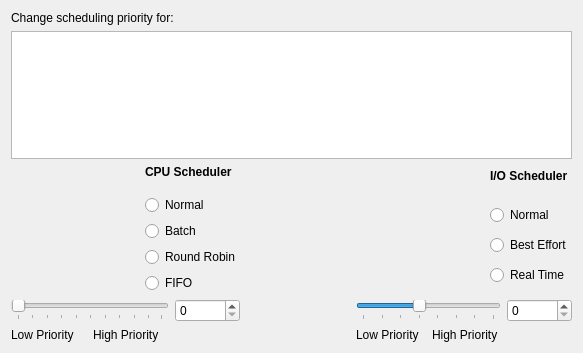
<ui version="4.0" >
 <class>ReniceDlgUi</class>
 <widget class="QWidget" name="ReniceDlgUi" >
  <property name="geometry" >
   <rect>
    <x>0</x>
    <y>0</y>
    <width>583</width>
    <height>353</height>
   </rect>
  </property>
  <layout class="QVBoxLayout" >
   <item>
    <widget class="QLabel" name="lblMessage1" >
     <property name="text" >
      <string>Change scheduling priority for:</string>
     </property>
     <property name="alignment" >
      <set>Qt::AlignVCenter</set>
     </property>
     <property name="wordWrap" >
      <bool>true</bool>
     </property>
    </widget>
   </item>
   <item>
    <widget class="QListWidget" name="listWidget" >
     <property name="sizePolicy" >
      <sizepolicy vsizetype="Preferred" hsizetype="Preferred" >
       <horstretch>0</horstretch>
       <verstretch>1</verstretch>
      </sizepolicy>
     </property>
     <property name="contextMenuPolicy" >
      <enum>Qt::NoContextMenu</enum>
     </property>
     <property name="selectionMode" >
      <enum>QAbstractItemView::NoSelection</enum>
     </property>
     <property name="uniformItemSizes" >
      <bool>true</bool>
     </property>
    </widget>
   </item>
   <item>
    <layout class="QGridLayout" >
     <item row="0" column="0" >
      <widget class="QLabel" name="imgCPU" >
       <property name="minimumSize" >
        <size>
         <width>128</width>
         <height>128</height>
        </size>
       </property>
       <property name="maximumSize" >
        <size>
         <width>128</width>
         <height>128</height>
        </size>
       </property>
       <property name="text" >
        <string/>
       </property>
       <property name="textFormat" >
        <enum>Qt::AutoText</enum>
       </property>
       <property name="pixmap" >
        <pixmap/>
       </property>
      </widget>
     </item>
     <item row="0" column="1" >
      <layout class="QVBoxLayout" >
       <item>
        <widget class="QLabel" name="label" >
         <property name="font" >
          <font>
           <weight>75</weight>
           <bold>true</bold>
          </font>
         </property>
         <property name="text" >
          <string>CPU Scheduler</string>
         </property>
         <property name="alignment" >
          <set>Qt::AlignLeading|Qt::AlignLeft|Qt::AlignTop</set>
         </property>
        </widget>
       </item>
       <item>
        <widget class="QRadioButton" name="radioNormal" >
         <property name="toolTip" >
          <string>&lt;html>&lt;head>&lt;meta name="qrichtext" content="1" />&lt;style type="text/css">
p, li { white-space: pre-wrap; }
&lt;/style>&lt;/head>&lt;body style=" font-family:'Sans Serif'; font-size:9pt; font-weight:400; font-style:normal;">
&lt;p style=" margin-top:0px; margin-bottom:0px; margin-left:0px; margin-right:0px; -qt-block-indent:0; text-indent:0px;">The standard time-sharing scheduler for processes without special requirements.&lt;/p>&lt;/body>&lt;/html></string>
         </property>
         <property name="whatsThis" >
          <string>&lt;html>&lt;head>&lt;meta name="qrichtext" content="1" />&lt;style type="text/css">
p, li { white-space: pre-wrap; }
&lt;/style>&lt;/head>&lt;body style=" font-family:'Sans Serif'; font-size:9pt; font-weight:400; font-style:normal;">
&lt;p style=" margin-top:0px; margin-bottom:0px; margin-left:0px; margin-right:0px; -qt-block-indent:0; text-indent:0px;">&lt;span style=" font-weight:600;">Normal Scheduling: Default Linux time-sharing  (Other)&lt;/span>&lt;/p>
&lt;p style=" margin-top:0px; margin-bottom:0px; margin-left:0px; margin-right:0px; -qt-block-indent:0; text-indent:0px; font-weight:600;">Normal&lt;span style=" font-weight:400;"> is the standard Linux time-sharing scheduler that is intended for all processes that do not  require special static priority real-time mechanisms. The process to run is chosen from the list of other&lt;/span> Normal&lt;span style=" font-weight:400;"> or &lt;/span>Batch&lt;span style=" font-weight:400;"> processes based on a dynamic priority that is determined only inside this list. The dynamic priority is based on the priority level given and increased for each time-quantum the process is ready to run, but denied to run by the scheduler. This ensures fair progress among all Normal processes.&lt;/span>&lt;/p>&lt;/body>&lt;/html></string>
         </property>
         <property name="text" >
          <string>Normal</string>
         </property>
        </widget>
       </item>
       <item>
        <widget class="QRadioButton" name="radioBatch" >
         <property name="toolTip" >
          <string>&lt;html>&lt;head>&lt;meta name="qrichtext" content="1" />&lt;style type="text/css">
p, li { white-space: pre-wrap; }
&lt;/style>&lt;/head>&lt;body style=" font-family:'Sans Serif'; font-size:9pt; font-weight:400; font-style:normal;">
&lt;p style=" margin-top:0px; margin-bottom:0px; margin-left:0px; margin-right:0px; -qt-block-indent:0; text-indent:0px;">For CPU-intensive non-interactive processes.  Process is mildly disfavoured in scheduling decisions.&lt;/p>&lt;/body>&lt;/html></string>
         </property>
         <property name="whatsThis" >
          <string>&lt;html>&lt;head>&lt;meta name="qrichtext" content="1" />&lt;style type="text/css">
p, li { white-space: pre-wrap; }
&lt;/style>&lt;/head>&lt;body style=" font-family:'Sans Serif'; font-size:9pt; font-weight:400; font-style:normal;">
&lt;p style=" margin-top:0px; margin-bottom:0px; margin-left:0px; margin-right:0px; -qt-block-indent:0; text-indent:0px;">&lt;span style=" font-weight:600;">Batch Scheduling&lt;/span>&lt;/p>
&lt;p style=" margin-top:0px; margin-bottom:0px; margin-left:0px; margin-right:0px; -qt-block-indent:0; text-indent:0px; font-weight:600;">&lt;span style=" font-weight:400; font-style:italic;">(Since Linux 2.6.16.)&lt;/span>&lt;span style=" font-weight:400;"> This policy is similar to &lt;/span>Normal&lt;span style=" font-weight:400;">, except that this policy will cause the scheduler to always assume that the process is CPU-intensive.  Consequently, the scheduler will apply a small scheduling penalty so that this process is mildly disfavored in scheduling decisions. This policy is useful for workloads that are non-interactive, but do not want to lower their nice value, and for workloads that want a deterministic scheduling policy without interactivity causing extra preemptions (between the workload's tasks).&lt;/span>&lt;/p>&lt;/body>&lt;/html></string>
         </property>
         <property name="text" >
          <string>Batch</string>
         </property>
        </widget>
       </item>
       <item>
        <widget class="QRadioButton" name="radioRR" >
         <property name="toolTip" >
          <string>&lt;html>&lt;head>&lt;meta name="qrichtext" content="1" />&lt;style type="text/css">
p, li { white-space: pre-wrap; }
&lt;/style>&lt;/head>&lt;body style=" font-family:'Sans Serif'; font-size:9pt; font-weight:400; font-style:normal;">
&lt;p style=" margin-top:0px; margin-bottom:0px; margin-left:0px; margin-right:0px; -qt-block-indent:0; text-indent:0px;">Process will run whenever runnable.  Higher priority than Normal or Batch.  Has Timeslicing.&lt;/p>&lt;/body>&lt;/html></string>
         </property>
         <property name="whatsThis" >
          <string>&lt;html>&lt;head>&lt;meta name="qrichtext" content="1" />&lt;style type="text/css">
p, li { white-space: pre-wrap; }
&lt;/style>&lt;/head>&lt;body style=" font-family:'Sans Serif'; font-size:9pt; font-weight:400; font-style:normal;">
&lt;p style=" margin-top:0px; margin-bottom:0px; margin-left:0px; margin-right:0px; -qt-block-indent:0; text-indent:0px;">&lt;span style=" font-weight:600;">Round Robin Scheduling&lt;/span>&lt;/p>
&lt;p style=" margin-top:0px; margin-bottom:0px; margin-left:0px; margin-right:0px; -qt-block-indent:0; text-indent:0px;">&lt;span style=" font-weight:600;">Round Robin&lt;/span> is a simple enhancement of &lt;span style=" font-weight:600;">FIFO&lt;/span>.  Everything described below for &lt;span style=" font-weight:600;">FIFO&lt;/span> also applies to &lt;span style=" font-weight:600;">Round Robin&lt;/span>, except that each process is only allowed to run for a maximum time quantum.&lt;/p>&lt;/body>&lt;/html></string>
         </property>
         <property name="text" >
          <string>Round Robin</string>
         </property>
        </widget>
       </item>
       <item>
        <widget class="QRadioButton" name="radioFIFO" >
         <property name="toolTip" >
          <string>&lt;html>&lt;head>&lt;meta name="qrichtext" content="1" />&lt;style type="text/css">
p, li { white-space: pre-wrap; }
&lt;/style>&lt;/head>&lt;body style=" font-family:'Sans Serif'; font-size:9pt; font-weight:400; font-style:normal;">
&lt;p style=" margin-top:0px; margin-bottom:0px; margin-left:0px; margin-right:0px; -qt-block-indent:0; text-indent:0px;">Process will run whenever runable.  Higher priority that Normal or Batch.  No timeslicing.&lt;/p>&lt;/body>&lt;/html></string>
         </property>
         <property name="whatsThis" >
          <string>&lt;html>&lt;head>&lt;meta name="qrichtext" content="1" />&lt;style type="text/css">
p, li { white-space: pre-wrap; }
&lt;/style>&lt;/head>&lt;body style=" font-family:'Sans Serif'; font-size:9pt; font-weight:400; font-style:normal;">
&lt;p style=" margin-top:0px; margin-bottom:0px; margin-left:0px; margin-right:0px; -qt-block-indent:0; text-indent:0px;">&lt;span style=" font-weight:600;">First In-First Out Scheduling&lt;/span>&lt;/p>
&lt;p style=" margin-top:0px; margin-bottom:0px; margin-left:0px; margin-right:0px; -qt-block-indent:0; text-indent:0px;">When  a  &lt;span style=" font-weight:600;">FIFO&lt;/span> process  becomes  runnable,  it  will always immediately preempt any currently running &lt;span style=" font-weight:600;">Normal&lt;/span> or &lt;span style=" font-weight:600;">Batch&lt;/span> process.&lt;/p>&lt;/body>&lt;/html></string>
         </property>
         <property name="text" >
          <string>FIFO</string>
         </property>
        </widget>
       </item>
      </layout>
     </item>
     <item row="0" column="2" >
      <spacer>
       <property name="orientation" >
        <enum>Qt::Horizontal</enum>
       </property>
       <property name="sizeType" >
        <enum>QSizePolicy::MinimumExpanding</enum>
       </property>
       <property name="sizeHint" >
        <size>
         <width>40</width>
         <height>20</height>
        </size>
       </property>
      </spacer>
     </item>
     <item row="0" column="3" >
      <widget class="QLabel" name="imgIO" >
       <property name="minimumSize" >
        <size>
         <width>128</width>
         <height>128</height>
        </size>
       </property>
       <property name="maximumSize" >
        <size>
         <width>128</width>
         <height>128</height>
        </size>
       </property>
       <property name="text" >
        <string/>
       </property>
       <property name="pixmap" >
        <pixmap/>
       </property>
      </widget>
     </item>
     <item row="0" column="4" >
      <layout class="QVBoxLayout" >
       <item>
        <widget class="QLabel" name="label_3" >
         <property name="maximumSize" >
          <size>
           <width>16777215</width>
           <height>26</height>
          </size>
         </property>
         <property name="font" >
          <font>
           <weight>75</weight>
           <bold>true</bold>
          </font>
         </property>
         <property name="text" >
          <string>I/O Scheduler</string>
         </property>
         <property name="alignment" >
          <set>Qt::AlignLeading|Qt::AlignLeft|Qt::AlignTop</set>
         </property>
        </widget>
       </item>
       <item>
        <widget class="QRadioButton" name="radioIdle" >
         <property name="toolTip" >
          <string>&lt;html>&lt;head>&lt;meta name="qrichtext" content="1" />&lt;style type="text/css">
p, li { white-space: pre-wrap; }
&lt;/style>&lt;/head>&lt;body style=" font-family:'Sans Serif'; font-size:9pt; font-weight:400; font-style:normal;">
&lt;p style=" margin-top:0px; margin-bottom:0px; margin-left:0px; margin-right:0px; -qt-block-indent:0; text-indent:0px;">Process can only use the hard disk when no other process has used it very recently.&lt;/p>&lt;/body>&lt;/html></string>
         </property>
         <property name="whatsThis" >
          <string>&lt;html>&lt;head>&lt;meta name="qrichtext" content="1" />&lt;style type="text/css">
p, li { white-space: pre-wrap; }
&lt;/style>&lt;/head>&lt;body style=" font-family:'Sans Serif'; font-size:9pt; font-weight:400; font-style:normal;">
&lt;p style=" margin-top:0px; margin-bottom:0px; margin-left:0px; margin-right:0px; -qt-block-indent:0; text-indent:0px;">&lt;span style=" font-weight:600;">Normal Scheduling &lt;/span>&lt;span style=" font-weight:600;">(Idle)&lt;/span>&lt;/p>
&lt;p style=" margin-top:0px; margin-bottom:0px; margin-left:0px; margin-right:0px; -qt-block-indent:0; text-indent:0px;">A  program running with &lt;span style=" font-weight:600;">Normal&lt;/span> I/O priority will only get disk time when no other program has asked for disk I/O for a defined grace period. The impact of &lt;span style=" font-weight:600;">Normal&lt;/span> I/O processes on normal system activity should be zero. Priority is not applicable to this scheduling class.&lt;/p>&lt;/body>&lt;/html></string>
         </property>
         <property name="text" >
          <string>Normal</string>
         </property>
        </widget>
       </item>
       <item>
        <widget class="QRadioButton" name="radioBestEffort" >
         <property name="toolTip" >
          <string>&lt;html>&lt;head>&lt;meta name="qrichtext" content="1" />&lt;style type="text/css">
p, li { white-space: pre-wrap; }
&lt;/style>&lt;/head>&lt;body style=" font-family:'Sans Serif'; font-size:9pt; font-weight:400; font-style:normal;">
&lt;p style=" margin-top:0px; margin-bottom:0px; margin-left:0px; margin-right:0px; -qt-block-indent:0; text-indent:0px;">Process is given higher priority to access the hard disk than Normal.&lt;/p>&lt;/body>&lt;/html></string>
         </property>
         <property name="whatsThis" >
          <string>&lt;html>&lt;head>&lt;meta name="qrichtext" content="1" />&lt;style type="text/css">
p, li { white-space: pre-wrap; }
&lt;/style>&lt;/head>&lt;body style=" font-family:'Sans Serif'; font-size:9pt; font-weight:400; font-style:normal;">
&lt;p style=" margin-top:0px; margin-bottom:0px; margin-left:0px; margin-right:0px; -qt-block-indent:0; text-indent:0px;">&lt;span style=" font-weight:600;">Best Effort Scheduling&lt;/span>&lt;/p>
&lt;p style=" margin-top:0px; margin-bottom:0px; margin-left:0px; margin-right:0px; -qt-block-indent:0; text-indent:0px;">Processes with a higher priority will take priority for access to the hard disk.  Programs running at the same &lt;span style=" font-weight:600;">Best Effort&lt;/span> priority are served in a &lt;span style=" font-weight:600;">Round Robin&lt;/span> fashion.&lt;/p>&lt;/body>&lt;/html></string>
         </property>
         <property name="text" >
          <string>Best Effort</string>
         </property>
        </widget>
       </item>
       <item>
        <widget class="QRadioButton" name="radioRealTime" >
         <property name="toolTip" >
          <string>&lt;html>&lt;head>&lt;meta name="qrichtext" content="1" />&lt;style type="text/css">
p, li { white-space: pre-wrap; }
&lt;/style>&lt;/head>&lt;body style=" font-family:'Sans Serif'; font-size:9pt; font-weight:400; font-style:normal;">
&lt;p style=" margin-top:0px; margin-bottom:0px; margin-left:0px; margin-right:0px; -qt-block-indent:0; text-indent:0px;">Process gets immediate access to the hard disk whenever needed, regardless of what else is going on.&lt;/p>&lt;/body>&lt;/html></string>
         </property>
         <property name="whatsThis" >
          <string>&lt;html>&lt;head>&lt;meta name="qrichtext" content="1" />&lt;style type="text/css">
p, li { white-space: pre-wrap; }
&lt;/style>&lt;/head>&lt;body style=" font-family:'Sans Serif'; font-size:9pt; font-weight:400; font-style:normal;">
&lt;p style=" margin-top:0px; margin-bottom:0px; margin-left:0px; margin-right:0px; -qt-block-indent:0; text-indent:0px;">&lt;span style=" font-weight:600;">Real Time Scheduling&lt;/span>&lt;/p>
&lt;p style=" margin-top:0px; margin-bottom:0px; margin-left:0px; margin-right:0px; -qt-block-indent:0; text-indent:0px;">The &lt;span style=" font-weight:600;">Real Time&lt;/span> scheduling class is given first access to the disk, regardless of what else is going on in the system. Thus the &lt;span style=" font-weight:600;">Real Time&lt;/span> class needs to be used with some care,  as  it  can  starve other processes. As with the &lt;span style=" font-weight:600;">Best Effort&lt;/span> class, 8 priority levels are defined denoting how big a time slice a given process will receive on each scheduling window&lt;/p>&lt;/body>&lt;/html></string>
         </property>
         <property name="text" >
          <string>Real Time</string>
         </property>
        </widget>
       </item>
      </layout>
     </item>
     <item row="1" column="0" colspan="2" >
      <layout class="QGridLayout" >
       <item row="0" column="0" colspan="2" >
        <widget class="QSlider" name="sliderCPU" >
         <property name="orientation" >
          <enum>Qt::Horizontal</enum>
         </property>
         <property name="tickPosition" >
          <enum>QSlider::TicksBelow</enum>
         </property>
        </widget>
       </item>
       <item row="0" column="2" >
        <widget class="QSpinBox" name="spinCPU" >
         <property name="minimumSize" >
          <size>
           <width>65</width>
           <height>23</height>
          </size>
         </property>
         <property name="maximumSize" >
          <size>
           <width>65</width>
           <height>23</height>
          </size>
         </property>
        </widget>
       </item>
       <item row="1" column="0" >
        <widget class="QLabel" name="lblCpuLow" >
         <property name="text" >
          <string>Low Priority</string>
         </property>
        </widget>
       </item>
       <item row="1" column="1" >
        <widget class="QLabel" name="lblCpuHigh" >
         <property name="layoutDirection" >
          <enum>Qt::RightToLeft</enum>
         </property>
         <property name="text" >
          <string>High Priority</string>
         </property>
        </widget>
       </item>
      </layout>
     </item>
     <item row="1" column="2" >
      <spacer>
       <property name="orientation" >
        <enum>Qt::Horizontal</enum>
       </property>
       <property name="sizeType" >
        <enum>QSizePolicy::MinimumExpanding</enum>
       </property>
       <property name="sizeHint" >
        <size>
         <width>40</width>
         <height>20</height>
        </size>
       </property>
      </spacer>
     </item>
     <item row="1" column="3" colspan="2" >
      <layout class="QGridLayout" >
       <item row="0" column="0" colspan="2" >
        <widget class="QSlider" name="sliderIO" >
         <property name="maximum" >
          <number>7</number>
         </property>
         <property name="pageStep" >
          <number>1</number>
         </property>
         <property name="value" >
          <number>3</number>
         </property>
         <property name="sliderPosition" >
          <number>3</number>
         </property>
         <property name="orientation" >
          <enum>Qt::Horizontal</enum>
         </property>
         <property name="tickPosition" >
          <enum>QSlider::TicksBelow</enum>
         </property>
         <property name="tickInterval" >
          <number>1</number>
         </property>
        </widget>
       </item>
       <item row="0" column="2" >
        <widget class="QSpinBox" name="spinIO" >
         <property name="minimumSize" >
          <size>
           <width>65</width>
           <height>23</height>
          </size>
         </property>
         <property name="maximumSize" >
          <size>
           <width>65</width>
           <height>23</height>
          </size>
         </property>
        </widget>
       </item>
       <item row="1" column="0" >
        <widget class="QLabel" name="lblIOLow" >
         <property name="text" >
          <string>Low Priority</string>
         </property>
        </widget>
       </item>
       <item row="1" column="1" >
        <widget class="QLabel" name="lblIOHigh" >
         <property name="text" >
          <string>High Priority</string>
         </property>
        </widget>
       </item>
      </layout>
     </item>
    </layout>
   </item>
  </layout>
 </widget>
 <layoutdefault spacing="6" margin="11" />
 <tabstops>
  <tabstop>listWidget</tabstop>
 </tabstops>
 <resources/>
 <connections>
  <connection>
   <sender>spinIO</sender>
   <signal>valueChanged(int)</signal>
   <receiver>sliderIO</receiver>
   <slot>setValue(int)</slot>
   <hints>
    <hint type="sourcelabel" >
     <x>533</x>
     <y>326</y>
    </hint>
    <hint type="destinationlabel" >
     <x>460</x>
     <y>315</y>
    </hint>
   </hints>
  </connection>
  <connection>
   <sender>sliderIO</sender>
   <signal>valueChanged(int)</signal>
   <receiver>spinIO</receiver>
   <slot>setValue(int)</slot>
   <hints>
    <hint type="sourcelabel" >
     <x>460</x>
     <y>315</y>
    </hint>
    <hint type="destinationlabel" >
     <x>533</x>
     <y>326</y>
    </hint>
   </hints>
  </connection>
 </connections>
</ui>
